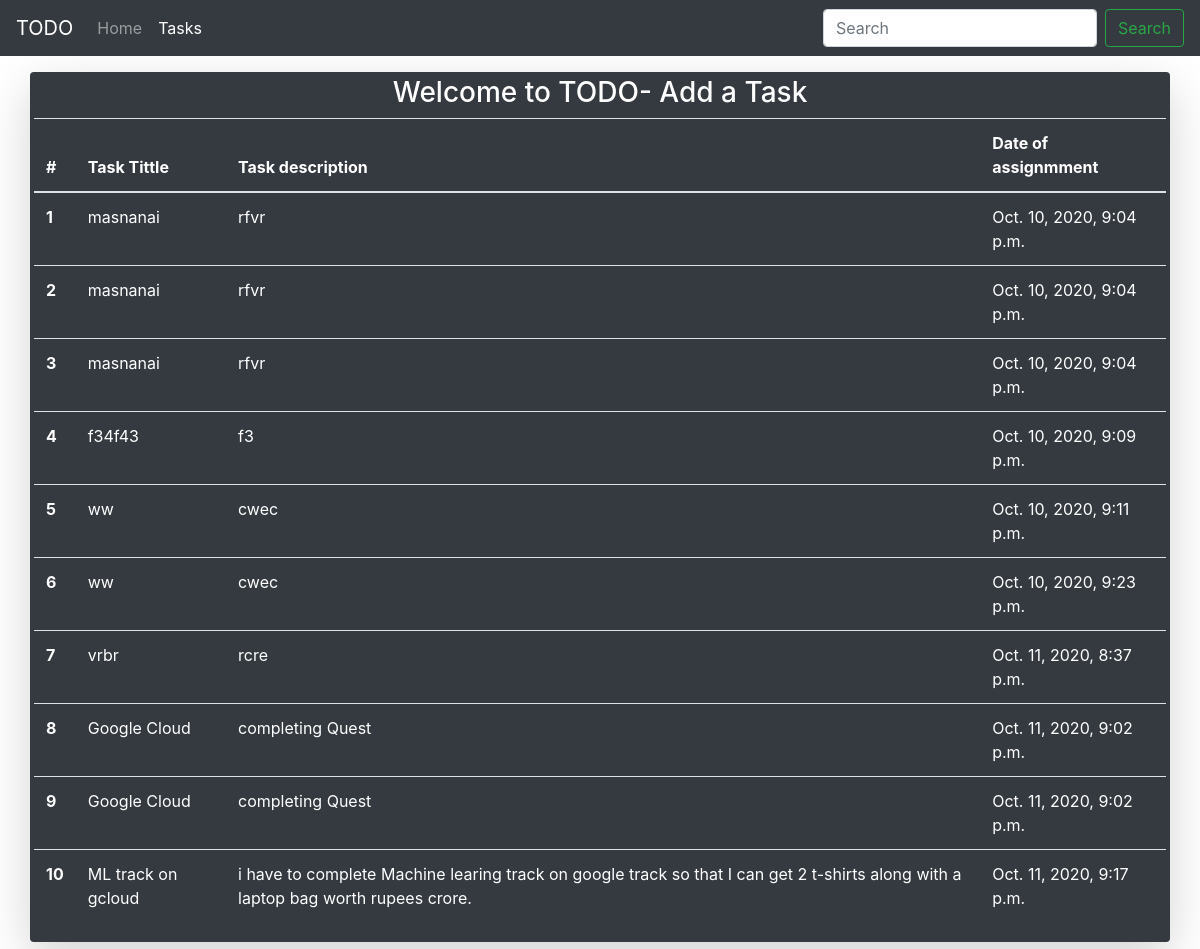
The page /tasks on the database its author committed.
### home/models.py (models this page shows)
class Tasks(models.Model):
    title= models.CharField(max_length=30)
    desc=models.TextField()
    date= models.DateTimeField(auto_now_add=True)

### home/views.py (the view)
# urls.py: path('tasks', views.tasks, name='tasks')
def tasks(request):
    alltasks=Tasks.objects.all()
    print(alltasks)
    for item in alltasks:
        print(item.title)
    context={'tasks':alltasks}
    return render(request,'tasks.html', context)

### templates/tasks.html (shortened to what this page needs)
<!DOCTYPE html>
<html lang="en">
<head>
    <link rel="stylesheet" href="https://stackpath.bootstrapcdn.com/bootstrap/4.5.2/css/bootstrap.min.css" />
</head>
<body>
    <nav class="navbar navbar-expand-lg navbar-dark bg-dark">
        <a class="navbar-brand" href="#">TODO</a>
        <div class="collapse navbar-collapse" id="navbarSupportedContent">
            <ul class="navbar-nav mr-auto">
                <li class="nav-item ">
                    <a class="nav-link" href="/">Home <span class="sr-only">(current)</span></a
            >
          </li>
          <li class="nav-item active">
            <a class="nav-link" href="/tasks">Tasks</a>
                </li>
            </ul>
            <form class="form-inline my-2 my-lg-0">
                <input class="form-control mr-sm-2" type="search" placeholder="Search" aria-label="Search" />
                <button class="btn btn-outline-success my-2 my-sm-0" type="submit">
            Search
          </button>
            </form>
        </div>
    </nav>
    <div class=" container shadow-lg p-1 mb-1 bg-dark  text-white rounded my-3">
        <h3 class="text-center">Welcome to TODO- Add a Task</h2>
            <table class="table text-white">
                <thead>
                    <tr>
                        <th scope="col">#</th>
                        <th scope="col">Task Tittle</th>
                        <th scope="col">Task description</th>
                        <th scope="col">Date of assignmment</th>
                    </tr>
                </thead>
                <tbody>
                    {% for item in tasks %}
                    <tr>
                        <th scope="row">{{forloop.counter}}</th>
                        <td>{{item.title}}</td>
                        <td>{{item.desc}}</td>
                        <td>{{item.date}}</td>
                    </tr>
                    {% endfor %}
                </tbody>
            </table>
    </div>
</body>
</html>

### rows shown on the page
Tasks: title "masnanai", desc "rfvr", date "Oct. 10, 2020, 9:04 p.m."
Tasks: title "masnanai", desc "rfvr", date "Oct. 10, 2020, 9:04 p.m."
Tasks: title "masnanai", desc "rfvr", date "Oct. 10, 2020, 9:04 p.m."
Tasks: title "f34f43", desc "f3", date "Oct. 10, 2020, 9:09 p.m."
Tasks: title "ww", desc "cwec", date "Oct. 10, 2020, 9:11 p.m."
Tasks: title "ww", desc "cwec", date "Oct. 10, 2020, 9:23 p.m."
Tasks: title "vrbr", desc "rcre", date "Oct. 11, 2020, 8:37 p.m."
Tasks: title "Google Cloud", desc "completing Quest", date "Oct. 11, 2020, 9:02 p.m."
Tasks: title "Google Cloud", desc "completing Quest", date "Oct. 11, 2020, 9:02 p.m."
Tasks: title "ML track on gcloud", desc "i have to complete Machine learing track on google track so that I can get 2 t-shirts along with a laptop bag worth rupees crore.", date "Oct. 11, 2020, 9:17 p.m."
